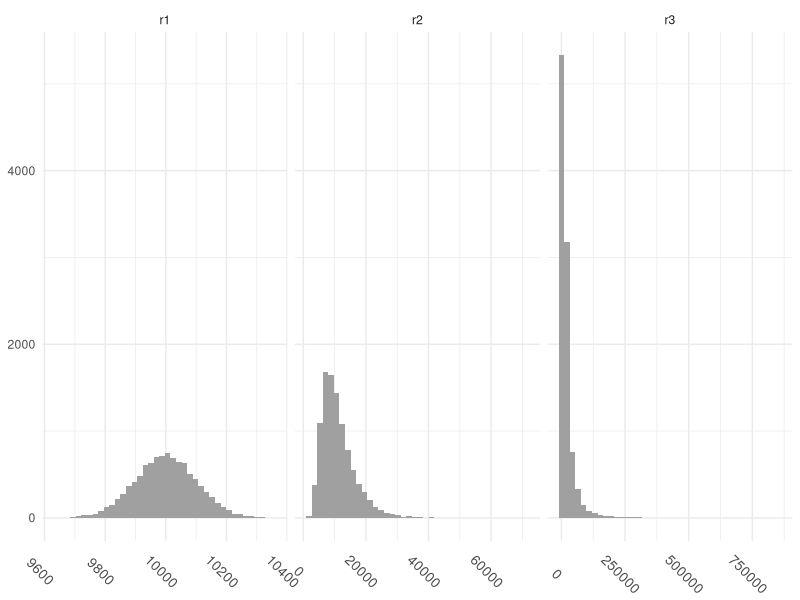

This figure's R source: (Note: this script raises an error after producing the figure.)
## ---- chunk 1
knitr::opts_chunk$set(echo = FALSE, message = FALSE)
library(tidyverse)
library(kableExtra)
## ---- chunk 2
set.seed(1111)
income <- tibble(id = 1:10000,
                 r1 = rnorm(10000, mean = 10000, sd = 100),
                 r2 = 10^rnorm(10000, mean = 4, sd = 0.2),
                 r3 = 10^rnorm(10000, mean = 4, sd = 0.5))

income_long <- income |>
  pivot_longer(-id)

income_long |>
  ggplot(aes(value)) +
  geom_histogram(bins = 40, fill = "#A0A0A0") +
      facet_grid(. ~ name, scales = "free") +
      theme_minimal() +
      theme(axis.title = element_blank(), 
            axis.text.x = element_text(size = 10, angle = -45))
## ---- chunk 3
income_long |>
  group_by(name) |>
  summarise(across(value, list(mean = mean, median = median))) |>
  rename(mean = value_mean, median = value_median) |>
  mutate(ratio = mean/median) |>
  kbl(digits = 3) |>
  kable_styling(full_width = FALSE)
## ---- chunk 4
gini <- function(x){
  n <- length(x)
  g <- sum(abs(rep(x, times = n) - rep(x, each = n))) / (2 * n^2 * mean(x))
  return(g)
}

income |>
  summarise(across(r1:r3, gini)) |>
  kbl(digits = 3) |>
  kable_styling(full_width = FALSE)
## ---- chunk 5
income_long <- 
  income_long |>
  arrange(name, value) |>
  group_by(name) |>
  mutate(frac_ind =1:n()/n(),
         frac_rent = cumsum(value)/sum(value)) |>
  ungroup()

income_long |>
  ggplot(aes(frac_ind, frac_rent)) +
  geom_line() +
  geom_polygon(fill = "#A0A0A0") +
  theme_minimal() +
  theme(panel.background = element_rect(fill = "#FFFFEE")) +
  labs(x=NULL, y=NULL) +
  facet_grid(. ~ name)
